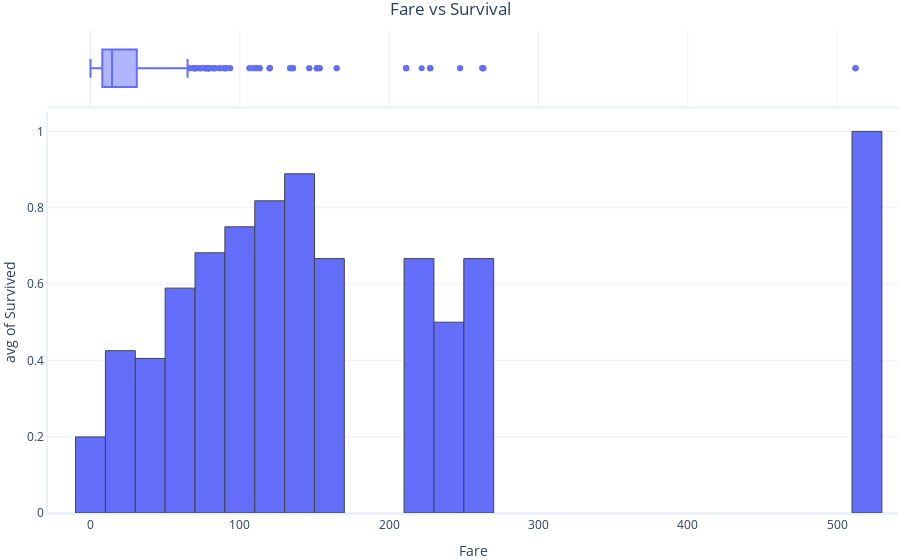

This figure's notebook cell:
### Markdown cell above
There isn't an obvious relationship between `Age` and `Fare`. 

Does the cost of a fare or the person's age have any relationship with likelihood of survival?

### Code cell
# Plot Fare vs Survival
graphing.histogram(dataset, label_x="Fare", label_y="Survived", histfunc="avg", nbins=30, title="Fare vs Survival", include_boxplot=True, show=True)

# Plot Age vs Survival
graphing.histogram(dataset, label_x="Age", label_y="Survived", histfunc="avg", title="Age vs Survival", nbins=30, include_boxplot=True)

### Figure 1 — Plotly figure (JSON) as saved in the notebook; plotly's stock layout.template omitted (floating-point values rounded to 4 significant figures; data arrays with more than 128 entries replaced by an {"elided": "..."} marker saying what was removed)
{"data": [{"alignmentgroup": "True", "bingroup": "x", "histfunc": "avg", "hovertemplate": "Fare=%{x}<br>avg of Survived=%{y}<extra></extra>", "legendgroup": "", "marker": {"color": "#636efa", "pattern": {"shape": ""}}, "name": "", "nbinsx": 30, "offsetgroup": "", "orientation": "v", "showlegend": false, "type": "histogram", "x": {"elided": "891 float values"}, "xaxis": "x", "y": {"elided": "891 int values"}, "yaxis": "y"}, {"alignmentgroup": "True", "hovertemplate": "Fare=%{x}<extra></extra>", "legendgroup": "", "marker": {"color": "#636efa"}, "name": "", "notched": false, "offsetgroup": "", "showlegend": false, "type": "box", "x": {"elided": "891 float values"}, "xaxis": "x2", "yaxis": "y2"}], "layout": {"barmode": "relative", "legend": {"tracegroupgap": 0}, "title": {"text": "Fare vs Survival"}, "xaxis": {"anchor": "y", "domain": [0, 1], "title": {"text": "Fare"}}, "xaxis2": {"anchor": "y2", "domain": [0, 1], "matches": "x", "showgrid": true, "showticklabels": false}, "yaxis": {"anchor": "x", "domain": [0, 0.8316], "title": {"text": "avg of Survived"}}, "yaxis2": {"anchor": "x2", "domain": [0.8416, 1], "matches": "y2", "showgrid": false, "showline": false, "showticklabels": false, "ticks": ""}}}
